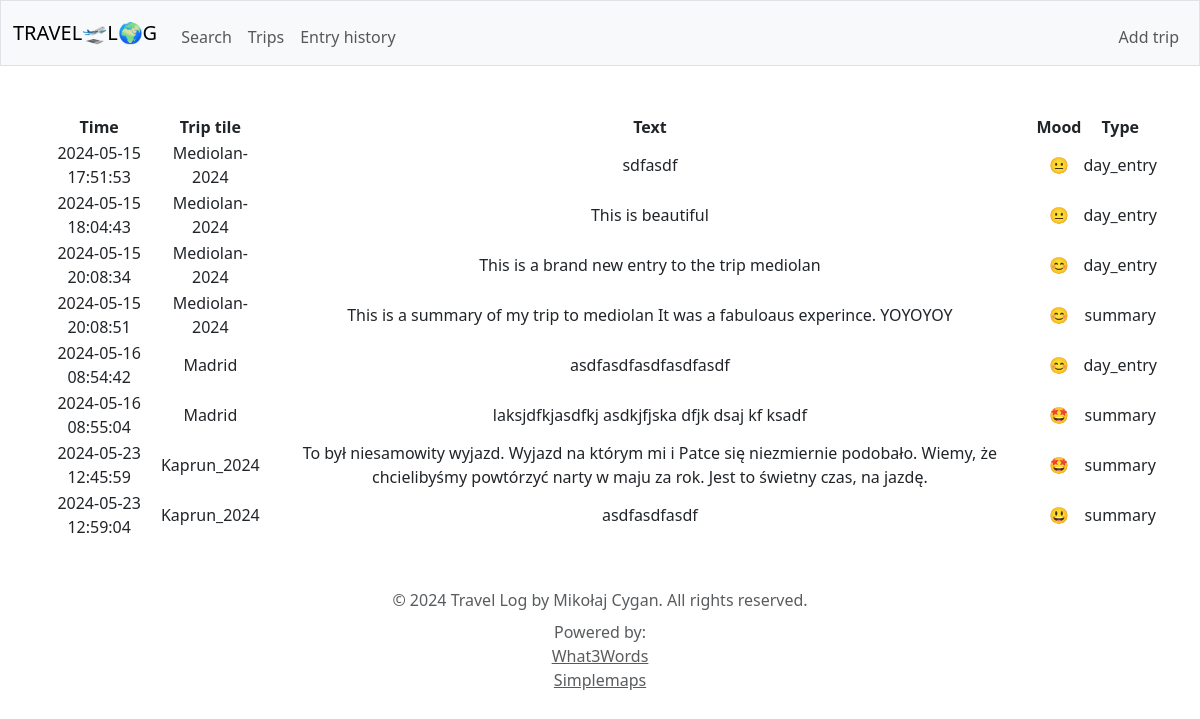
Before: /history with the older database file.
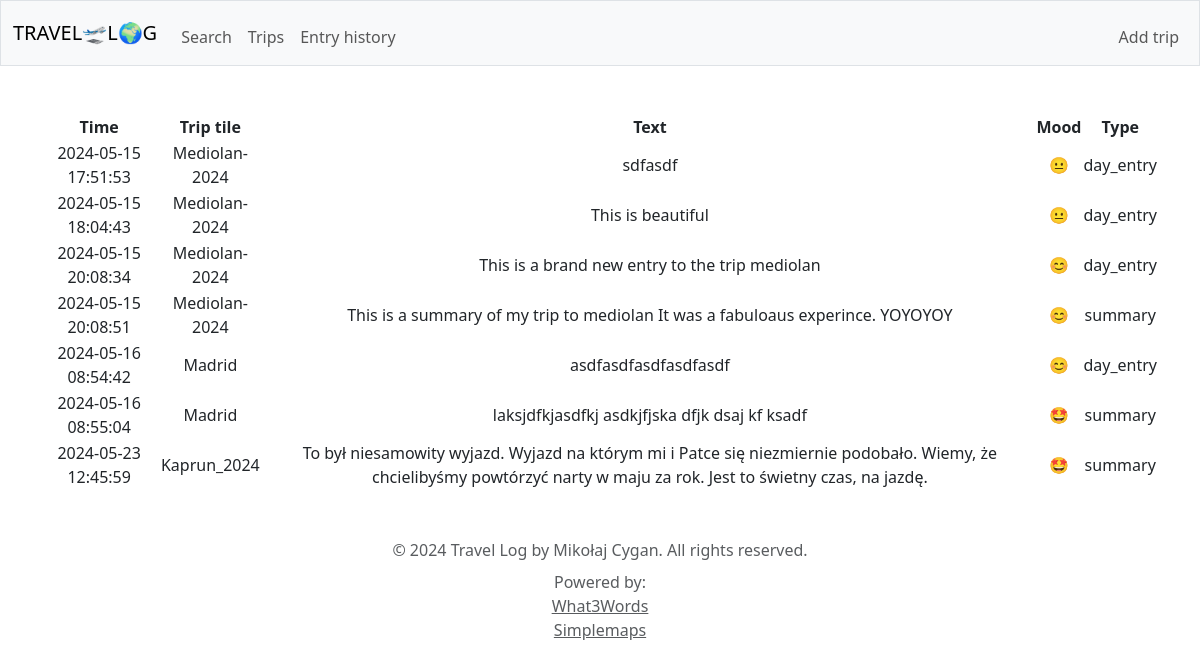
After: the same page with the newer database file.
### tables this page shows
CREATE TABLE entries (id INTEGER PRIMARY KEY, trip_id INTEGER, datetime DATETIME, type TEXT, mood INTEGER, text TEXT, last_edit DATETIME);

CREATE TABLE "trips" (
id INTEGER PRIMARY KEY,
start_date DATE,
end_date DATE,
country TEXT,
city TEXT,
transportation_mode TEXT,
transportation_cost INTEGER,
accomodation_type TEXT,
accomodation_cost INTEGER,
title TEXT
);

### app.py (the view)
@app.route("/history")
def history():
    entries = db.execute("SELECT * FROM entries LEFT JOIN trips ON entries.trip_id = trips.id")
    return render_template("history.html", entries=entries, emojis=emojis)

### templates/history.html (shortened to what this page needs)
{% extends "layout.html" %}
{% block main %}
<table>
    <th>Time</th>
    <th>Trip tile</th>
    <th>Text</th>
    <th>Mood</th>
    <th>Type</th>
    {% for entry in entries %}
        <tr>
            <td> {{ entry['datetime'] }}</td>
            <td> {{ entry['title'] }} </td>
            <td> {{ entry['text'] }}</td>
            <td> {{ emojis[entry['mood']] }} </td>
            <td> {{ entry['type'] }} </td>
        </tr>
    {% endfor %}
</table>
{% endblock %}

### templates/layout.html (shortened to what this page needs)
<!DOCTYPE html>
<html lang="en">
    <head>
        <link href="https://cdn.jsdelivr.net/npm/bootstrap@5.3.3/dist/css/bootstrap.min.css" rel="stylesheet">
        <link href="/static/styles.css" rel="stylesheet">
        <link rel="stylesheet" href="https://unpkg.com/leaflet/dist/leaflet.css" />
    </head>
    <body>
        <nav class="bg-light border navbar navbar-expand-md navbar-light">
            <div class="container-fluid">
                <a class="navbar-brand" href="/">
                    <span>TRAVEL🛫L🌍G</span>
                </a>
                <div class="collapse navbar-collapse" id="navbar">
                        <ul class="navbar-nav me-auto mt-2">
                            <li class="nav-item"><a class="nav-link" href="/search_trip">Search</a></li>
                            <li class="nav-item"><a class="nav-link" href="/trips">Trips</a></li>
                            <li class="nav-item"><a class="nav-link" href="/history">Entry history</a></li>
                        </ul>
                        <ul class="navbar-nav ms-auto mt-2">
                            <li class="nav-item"><a class="nav-link" href="/add-trip">Add trip</a></li>
                        </ul>
                </div>
            </div>
        </nav>
        <main class="container py-5 text-center">
            {% block main %}{% endblock %}
        </main>
        <footer class="mb-5 text-center">
            <div class="container">
                <span class="text-muted">© 2024 Travel Log by Mikołaj Cygan. All rights reserved.</span>
                <div class="mt-2">
                    <span class="text-muted">Powered by:</span>
                    <div>
                        <a href="https://what3words.com/" class="text-muted">What3Words</a>
                    </div>
                    <div>
                        <a href="https://simplemaps.com/data/world-cities" class="text-muted">Simplemaps</a>
                    </div>
                </div>
            </div>
        </footer>
    </body>
</html>

Changed rows visible on the page:
removed entries: datetime "2024-05-23 12:59:04", title "Kaprun_2024", text "asdfasdfasdf", mood "😃", type "summary"
